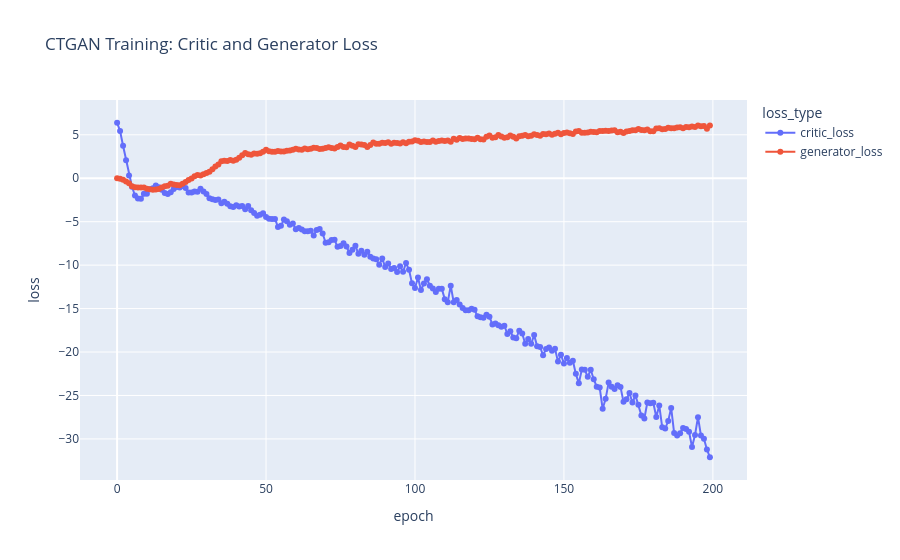

The notebook cell this image was saved under:
### Markdown cell above
# 🎭 CTGAN training (critic and generator losses)

### Code cell
ctgan_log_df_melted = ctgan_log_df.melt(id_vars='epoch', value_vars=['critic_loss', 'generator_loss'], var_name='loss_type', value_name='loss')
px.line(ctgan_log_df_melted, x='epoch', y='loss', color='loss_type', markers=True, title="CTGAN Training: Critic and Generator Loss")

### Figure 1 — Plotly figure (JSON) as saved in the notebook; plotly's stock layout.template omitted (floating-point values rounded to 4 significant figures; data arrays with more than 128 entries replaced by an {"elided": "..."} marker saying what was removed)
{"data": [{"hovertemplate": "loss_type=critic_loss<br>epoch=%{x}<br>loss=%{y}<extra></extra>", "legendgroup": "critic_loss", "line": {"color": "#636efa", "dash": "solid"}, "marker": {"symbol": "circle"}, "mode": "lines+markers", "name": "critic_loss", "orientation": "v", "showlegend": true, "type": "scatter", "x": {"elided": "200 int values"}, "xaxis": "x", "y": {"elided": "200 float values"}, "yaxis": "y"}, {"hovertemplate": "loss_type=generator_loss<br>epoch=%{x}<br>loss=%{y}<extra></extra>", "legendgroup": "generator_loss", "line": {"color": "#EF553B", "dash": "solid"}, "marker": {"symbol": "circle"}, "mode": "lines+markers", "name": "generator_loss", "orientation": "v", "showlegend": true, "type": "scatter", "x": {"elided": "200 int values"}, "xaxis": "x", "y": {"elided": "200 float values"}, "yaxis": "y"}], "layout": {"legend": {"title": {"text": "loss_type"}, "tracegroupgap": 0}, "title": {"text": "CTGAN Training: Critic and Generator Loss"}, "xaxis": {"anchor": "y", "domain": [0, 1], "title": {"text": "epoch"}}, "yaxis": {"anchor": "x", "domain": [0, 1], "title": {"text": "loss"}}}}
